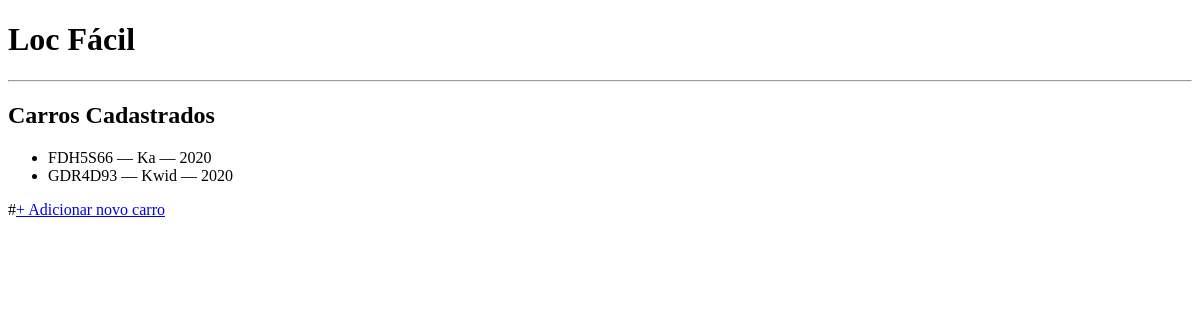
The page /cars/list/ on the database as committed earlier.
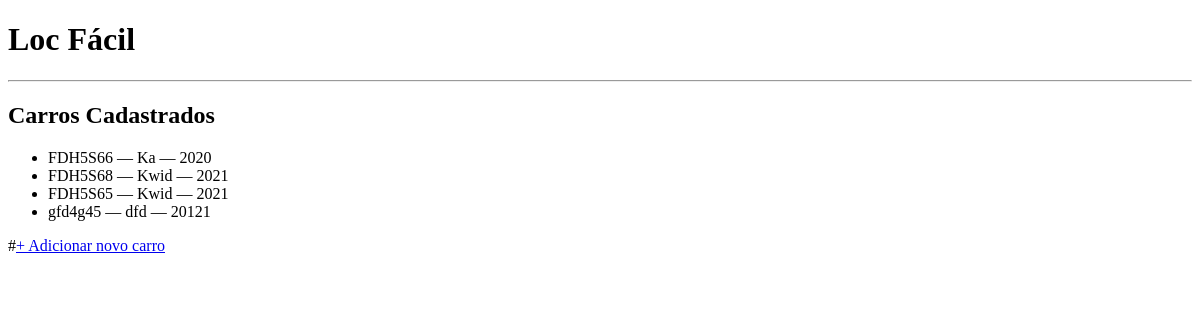
The same page on the database as committed later.
### cars/models.py (models this page shows, shortened)
class Car(models.Model):
    STATUS_CHOICES = [
        ('disponivel', 'Disponível'),
        ('alugado', 'Alugado'),
        ('manutencao', 'Em Manutenção'),
    ]
    model = models.CharField(max_length=100)
    plate = models.CharField(max_length=10, unique=True)
    year = models.IntegerField()
    km = models.IntegerField(default=0)
    status = models.CharField(max_length=20, choices=STATUS_CHOICES, default='disponivel')
    purchase_price = models.DecimalField(max_digits=10, decimal_places=2, null=True, blank=True)
    financed = models.BooleanField(default=False)

### cars/views.py (the view)
# urls.py: path('list/', car_list, name="car_list"),
def car_list(request):
    cars = Car.objects.all()
    return render(request, "cars/car_list.html", {"cars": cars})

### cars/templates/cars/car_list.html (shortened to what this page needs)
{% extends "base.html" %}
{% block content %}
<h2>Carros Cadastrados </h2>
<ul>
    {% for car in cars %}
        <li>{{ car.plate }} — {{ car.model }} — {{ car.year }}</li>
    {% empty %}
        <li>Nenhum carro cadastrado.</li>
    {% endfor %}
</ul>
#<a href="{% url 'car_create' %}">+ Adicionar novo carro</a>
{% endblock %}

### setup/templates/base.html (shortened to what this page needs)
<!DOCTYPE html>
<html>
<head>
</head>
<body>
    <h1>Loc Fácil</h1>
    <hr>
    {% block content %}
    {% endblock %}
</body>
</html>

Rows that differ between the two databases and show on the page:
removed Car: plate "GDR4D93", model "Kwid", year "2020"
added Car: plate "FDH5S68", model "Kwid", year "2021"
added Car: plate "FDH5S65", model "Kwid", year "2021"
added Car: plate "gfd4g45", model "dfd", year "20121"
